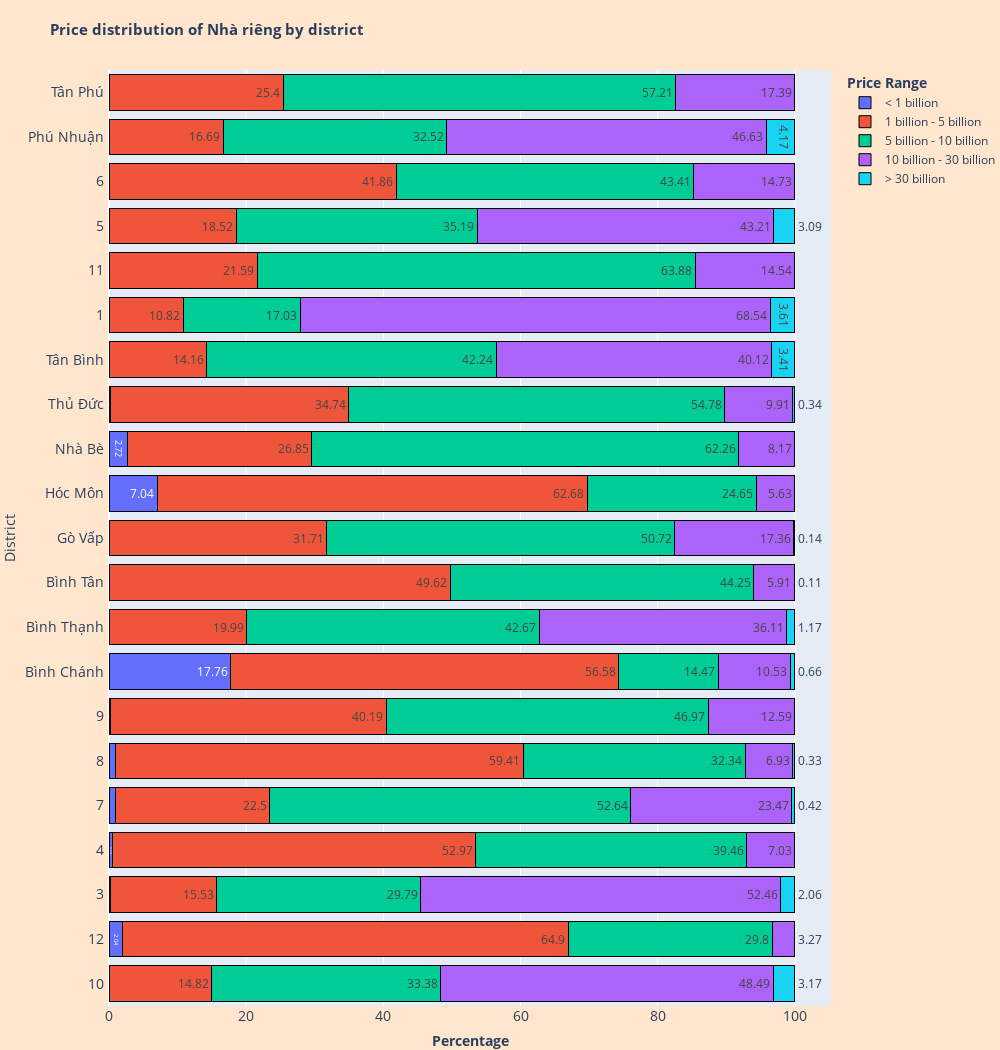

The notebook cell this image was saved under:
### Markdown cell above
#### **Nhà riêng:**

### Code cell
Price_distribution_of_type('Nhà riêng')

### Figure 1 — Plotly figure (JSON) as saved in the notebook; plotly's stock layout.template omitted (floating-point values rounded to 4 significant figures)
{"data": [{"alignmentgroup": "True", "hovertemplate": "%{text} (%) of <b>Nhà riêng</b> in %{y} have price in range %{fullData.name}", "legendgroup": "< 1 billion", "marker": {"color": "#636efa", "line": {"color": "black", "width": 1}, "pattern": {"shape": ""}}, "name": "< 1 billion", "offsetgroup": "< 1 billion", "orientation": "h", "showlegend": true, "text": [0.14, 2.04, 0.16, 0.54, 0.97, 0.99, 0.24, 17.76, 0.07, 0.11, 0.07, 7.04, 2.72, 0.23, 0.08], "textposition": "auto", "type": "bar", "x": [0.14, 2.04, 0.16, 0.54, 0.97, 0.99, 0.24, 17.76, 0.07, 0.11, 0.07, 7.04, 2.72, 0.23, 0.08], "xaxis": "x", "y": ["10", "12", "3", "4", "7", "8", "9", "Bình Chánh", "Bình Thạnh", "Bình Tân", "Gò Vấp", "Hóc Môn", "Nhà Bè", "Thủ Đức", "Tân Bình"], "yaxis": "y"}, {"alignmentgroup": "True", "hovertemplate": "%{text} (%) of <b>Nhà riêng</b> in %{y} have price in range %{fullData.name}", "legendgroup": "1 billion - 5 billion", "marker": {"color": "#EF553B", "line": {"color": "black", "width": 1}, "pattern": {"shape": ""}}, "name": "1 billion - 5 billion", "offsetgroup": "1 billion - 5 billion", "orientation": "h", "showlegend": true, "text": [10.82, 14.82, 21.59, 64.9, 15.53, 52.97, 18.52, 41.86, 22.5, 59.41, 40.19, 56.58, 19.99, 49.62, 31.71, 62.68, 26.85, 16.69, 34.74, 14.16, 25.4], "textposition": "auto", "type": "bar", "x": [10.82, 14.82, 21.59, 64.9, 15.53, 52.97, 18.52, 41.86, 22.5, 59.41, 40.19, 56.58, 19.99, 49.62, 31.71, 62.68, 26.85, 16.69, 34.74, 14.16, 25.4], "xaxis": "x", "y": ["1", "10", "11", "12", "3", "4", "5", "6", "7", "8", "9", "Bình Chánh", "Bình Thạnh", "Bình Tân", "Gò Vấp", "Hóc Môn", "Nhà Bè", "Phú Nhuận", "Thủ Đức", "Tân Bình", "Tân Phú"], "yaxis": "y"}, {"alignmentgroup": "True", "hovertemplate": "%{text} (%) of <b>Nhà riêng</b> in %{y} have price in range %{fullData.name}", "legendgroup": "5 billion - 10 billion", "marker": {"color": "#00cc96", "line": {"color": "black", "width": 1}, "pattern": {"shape": ""}}, "name": "5 billion - 10 billion", "offsetgroup": "5 billion - 10 billion", "orientation": "h", "showlegend": true, "text": [17.03, 33.38, 63.88, 29.8, 29.79, 39.46, 35.19, 43.41, 52.64, 32.34, 46.97, 14.47, 42.67, 44.25, 50.72, 24.65, 62.26, 32.52, 54.78, 42.24, 57.21], "textposition": "auto", "type": "bar", "x": [17.03, 33.38, 63.88, 29.8, 29.79, 39.46, 35.19, 43.41, 52.64, 32.34, 46.97, 14.47, 42.67, 44.25, 50.72, 24.65, 62.26, 32.52, 54.78, 42.24, 57.21], "xaxis": "x", "y": ["1", "10", "11", "12", "3", "4", "5", "6", "7", "8", "9", "Bình Chánh", "Bình Thạnh", "Bình Tân", "Gò Vấp", "Hóc Môn", "Nhà Bè", "Phú Nhuận", "Thủ Đức", "Tân Bình", "Tân Phú"], "yaxis": "y"}, {"alignmentgroup": "True", "hovertemplate": "%{text} (%) of <b>Nhà riêng</b> in %{y} have price in range %{fullData.name}", "legendgroup": "10 billion - 30 billion", "marker": {"color": "#ab63fa", "line": {"color": "black", "width": 1}, "pattern": {"shape": ""}}, "name": "10 billion - 30 billion", "offsetgroup": "10 billion - 30 billion", "orientation": "h", "showlegend": true, "text": [68.54, 48.49, 14.54, 3.27, 52.46, 7.03, 43.21, 14.73, 23.47, 6.93, 12.59, 10.53, 36.11, 5.91, 17.36, 5.63, 8.17, 46.63, 9.91, 40.12, 17.39], "textposition": "auto", "type": "bar", "x": [68.54, 48.49, 14.54, 3.27, 52.46, 7.03, 43.21, 14.73, 23.47, 6.93, 12.59, 10.53, 36.11, 5.91, 17.36, 5.63, 8.17, 46.63, 9.91, 40.12, 17.39], "xaxis": "x", "y": ["1", "10", "11", "12", "3", "4", "5", "6", "7", "8", "9", "Bình Chánh", "Bình Thạnh", "Bình Tân", "Gò Vấp", "Hóc Môn", "Nhà Bè", "Phú Nhuận", "Thủ Đức", "Tân Bình", "Tân Phú"], "yaxis": "y"}, {"alignmentgroup": "True", "hovertemplate": "%{text} (%) of <b>Nhà riêng</b> in %{y} have price in range %{fullData.name}", "legendgroup": "> 30 billion", "marker": {"color": "#19d3f3", "line": {"color": "black", "width": 1}, "pattern": {"shape": ""}}, "name": "> 30 billion", "offsetgroup": "> 30 billion", "orientation": "h", "showlegend": true, "text": [3.61, 3.17, 2.06, 3.09, 0.42, 0.33, 0.66, 1.17, 0.11, 0.14, 4.17, 0.34, 3.41], "textposition": "auto", "type": "bar", "x": [3.61, 3.17, 2.06, 3.09, 0.42, 0.33, 0.66, 1.17, 0.11, 0.14, 4.17, 0.34, 3.41], "xaxis": "x", "y": ["1", "10", "3", "5", "7", "8", "Bình Chánh", "Bình Thạnh", "Bình Tân", "Gò Vấp", "Phú Nhuận", "Thủ Đức", "Tân Bình"], "yaxis": "y"}], "layout": {"barmode": "stack", "height": 1050, "legend": {"title": {"text": "<b>Price Range</b>"}, "tracegroupgap": 0}, "margin": {"b": 0, "l": 20, "r": 30, "t": 70}, "paper_bgcolor": "#ffe6cc", "title": {"font": {"size": 15}, "text": "<b>Price distribution of Nhà riêng by district</b>"}, "width": 1000, "xaxis": {"anchor": "y", "domain": [0, 1], "tickfont": {"size": 14}, "title": {"text": "<b>Percentage</b>"}}, "yaxis": {"anchor": "x", "domain": [0, 1], "tickfont": {"size": 14}, "ticksuffix": " ", "title": {"text": "District"}}}}
